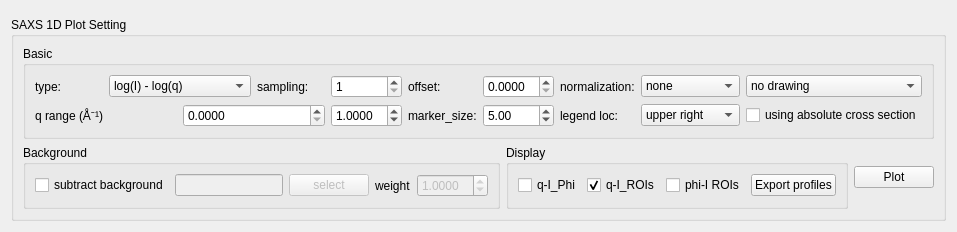
       <widget class="QWidget" name="tab_2">
        <attribute name="title">
         <string>SAXS-1D</string>
        </attribute>
        <layout class="QGridLayout" name="gridLayout_25">
         <item row="0" column="0">
          <widget class="PlotWidget" name="mp_saxs" native="true">
           <property name="sizePolicy">
            <sizepolicy hsizetype="Preferred" vsizetype="Expanding">
             <horstretch>0</horstretch>
             <verstretch>0</verstretch>
            </sizepolicy>
           </property>
           <property name="minimumSize">
            <size>
             <width>600</width>
             <height>0</height>
            </size>
           </property>
          </widget>
         </item>
         <item row="1" column="0">
          <widget class="QGroupBox" name="groupBox_6">
           <property name="sizePolicy">
            <sizepolicy hsizetype="Expanding" vsizetype="Preferred">
             <horstretch>0</horstretch>
             <verstretch>0</verstretch>
            </sizepolicy>
           </property>
           <property name="title">
            <string>SAXS 1D Plot Setting</string>
           </property>
           <layout class="QGridLayout" name="gridLayout_24">
            <item row="1" column="0" rowspan="2">
             <widget class="QGroupBox" name="groupBox_14">
              <property name="title">
               <string>Background</string>
              </property>
              <layout class="QGridLayout" name="gridLayout_34">
               <item row="0" column="0">
                <widget class="QCheckBox" name="cb_sub_bkg">
                 <property name="text">
                  <string>subtract background</string>
                 </property>
                </widget>
               </item>
               <item row="0" column="1">
                <widget class="QLineEdit" name="le_bkg_fname">
                 <property name="enabled">
                  <bool>false</bool>
                 </property>
                </widget>
               </item>
               <item row="0" column="2">
                <widget class="QPushButton" name="btn_select_bkgfile">
                 <property name="enabled">
                  <bool>false</bool>
                 </property>
                 <property name="text">
                  <string>select</string>
                 </property>
                </widget>
               </item>
               <item row="0" column="3">
                <widget class="QLabel" name="label_59">
                 <property name="text">
                  <string>weight</string>
                 </property>
                </widget>
               </item>
               <item row="0" column="4">
                <widget class="QDoubleSpinBox" name="bkg_weight">
                 <property name="enabled">
                  <bool>false</bool>
                 </property>
                 <property name="decimals">
                  <number>4</number>
                 </property>
                 <property name="maximum">
                  <double>99.999899999999997</double>
                 </property>
                 <property name="value">
                  <double>1.000000000000000</double>
                 </property>
                </widget>
               </item>
              </layout>
             </widget>
            </item>
            <item row="1" column="1" rowspan="2">
             <widget class="QGroupBox" name="groupBox_13">
              <property name="title">
               <string>Display</string>
              </property>
              <layout class="QGridLayout" name="gridLayout_32">
               <item row="0" column="2">
                <widget class="QCheckBox" name="box_show_roi">
                 <property name="text">
                  <string>q-I_ROIs</string>
                 </property>
                 <property name="checked">
                  <bool>true</bool>
                 </property>
                </widget>
               </item>
               <item row="0" column="0">
                <widget class="QCheckBox" name="box_all_phi">
                 <property name="toolTip">
                  <string>&lt;html&gt;&lt;head/&gt;&lt;body&gt;&lt;p&gt;show saxs_1d lines for  all phi partitions.&lt;/p&gt;&lt;/body&gt;&lt;/html&gt;</string>
                 </property>
                 <property name="text">
                  <string>q-I_Phi</string>
                 </property>
                </widget>
               </item>
               <item row="0" column="3">
                <widget class="QCheckBox" name="box_show_phi_roi">
                 <property name="text">
                  <string>phi-I ROIs</string>
                 </property>
                </widget>
               </item>
               <item row="0" column="4">
                <widget class="QPushButton" name="btn_export_saxs1d">
                 <property name="text">
                  <string>Export profiles</string>
                 </property>
                </widget>
               </item>
              </layout>
             </widget>
            </item>
            <item row="0" column="0" colspan="3">
             <widget class="QGroupBox" name="groupBox_15">
              <property name="title">
               <string>Basic</string>
              </property>
              <layout class="QGridLayout" name="gridLayout_16">
               <item row="0" column="0">
                <widget class="QLabel" name="label_21">
                 <property name="text">
                  <string>type:</string>
                 </property>
                </widget>
               </item>
               <item row="0" column="1" colspan="2">
                <widget class="QComboBox" name="cb_saxs_type">
                 <property name="currentIndex">
                  <number>3</number>
                 </property>
                 <item>
                  <property name="text">
                   <string>I - q</string>
                  </property>
                 </item>
                 <item>
                  <property name="text">
                   <string>I - log(q)</string>
                  </property>
                 </item>
                 <item>
                  <property name="text">
                   <string>log(I) - q</string>
                  </property>
                 </item>
                 <item>
                  <property name="text">
                   <string>log(I) - log(q)</string>
                  </property>
                 </item>
                </widget>
               </item>
               <item row="0" column="3">
                <widget class="QLabel" name="label_55">
                 <property name="text">
                  <string>sampling:</string>
                 </property>
                </widget>
               </item>
               <item row="0" column="4">
                <widget class="QSpinBox" name="saxs1d_sampling">
                 <property name="minimum">
                  <number>1</number>
                 </property>
                 <property name="value">
                  <number>1</number>
                 </property>
                </widget>
               </item>
               <item row="0" column="5">
                <widget class="QLabel" name="label_22">
                 <property name="text">
                  <string>offset:</string>
                 </property>
                </widget>
               </item>
               <item row="0" column="6">
                <widget class="QDoubleSpinBox" name="sb_saxs_offset">
                 <property name="decimals">
                  <number>4</number>
                 </property>
                 <property name="singleStep">
                  <double>0.050000000000000</double>
                 </property>
                 <property name="value">
                  <double>0.000000000000000</double>
                 </property>
                </widget>
               </item>
               <item row="0" column="7">
                <widget class="QLabel" name="label_23">
                 <property name="text">
                  <string>normalization:</string>
                 </property>
                </widget>
               </item>
               <item row="0" column="8">
                <widget class="QComboBox" name="cb_saxs_norm">
                 <item>
                  <property name="text">
                   <string>none</string>
                  </property>
                 </item>
                 <item>
                  <property name="text">
                   <string>I' = Iq2</string>
                  </property>
                 </item>
                 <item>
                  <property name="text">
                   <string>I' = Iq4</string>
                  </property>
                 </item>
                 <item>
                  <property name="text">
                   <string>I' = I/Io</string>
                  </property>
                 </item>
                </widget>
               </item>
               <item row="0" column="9">
                <widget class="QComboBox" name="saxs1d_lb_type">
                 <item>
                  <property name="text">
                   <string>no drawing</string>
                  </property>
                 </item>
                 <item>
                  <property name="text">
                   <string>slope drawing</string>
                  </property>
                 </item>
                 <item>
                  <property name="text">
                   <string>horizontal line</string>
                  </property>
                 </item>
                </widget>
               </item>
               <item row="1" column="0" colspan="2">
                <widget class="QLabel" name="label_49">
                 <property name="text">
                  <string>q range (Å⁻¹)</string>
                 </property>
                </widget>
               </item>
               <item row="1" column="2" colspan="2">
                <widget class="QDoubleSpinBox" name="saxs1d_qmin">
                 <property name="decimals">
                  <number>4</number>
                 </property>
                 <property name="singleStep">
                  <double>0.002000000000000</double>
                 </property>
                </widget>
               </item>
               <item row="1" column="4">
                <widget class="QDoubleSpinBox" name="saxs1d_qmax">
                 <property name="decimals">
                  <number>4</number>
                 </property>
                 <property name="singleStep">
                  <double>0.000500000000000</double>
                 </property>
                 <property name="value">
                  <double>1.000000000000000</double>
                 </property>
                </widget>
               </item>
               <item row="1" column="5">
                <widget class="QLabel" name="label_54">
                 <property name="text">
                  <string>marker_size:</string>
                 </property>
                </widget>
               </item>
               <item row="1" column="6">
                <widget class="QDoubleSpinBox" name="sb_saxs_marker_size">
                 <property name="minimum">
                  <double>1.000000000000000</double>
                 </property>
                 <property name="maximum">
                  <double>20.000000000000000</double>
                 </property>
                 <property name="value">
                  <double>5.000000000000000</double>
                 </property>
                </widget>
               </item>
               <item row="1" column="7">
                <widget class="QLabel" name="label_52">
                 <property name="text">
                  <string>legend loc:</string>
                 </property>
                </widget>
               </item>
               <item row="1" column="8">
                <widget class="QComboBox" name="saxs1d_legend_loc">
                 <item>
                  <property name="text">
                   <string>upper right</string>
                  </property>
                 </item>
                 <item>
                  <property name="text">
                   <string>upper center</string>
                  </property>
                 </item>
                 <item>
                  <property name="text">
                   <string>upper left</string>
                  </property>
                 </item>
                 <item>
                  <property name="text">
                   <string>center right</string>
                  </property>
                 </item>
                 <item>
                  <property name="text">
                   <string>center</string>
                  </property>
                 </item>
                 <item>
                  <property name="text">
                   <string>center left</string>
                  </property>
                 </item>
                 <item>
                  <property name="text">
                   <string>lower right</string>
                  </property>
                 </item>
                 <item>
                  <property name="text">
                   <string>lower center</string>
                  </property>
                 </item>
                 <item>
                  <property name="text">
                   <string>lower left</string>
                  </property>
                 </item>
                </widget>
               </item>
               <item row="1" column="9">
                <widget class="QCheckBox" name="cbox_use_abs">
                 <property name="text">
                  <string>using absolute cross section</string>
                 </property>
                </widget>
               </item>
              </layout>
             </widget>
            </item>
            <item row="1" column="2" rowspan="2">
             <widget class="QPushButton" name="pushButton_plot_saxs1d">
              <property name="sizePolicy">
               <sizepolicy hsizetype="Minimum" vsizetype="Fixed">
                <horstretch>0</horstretch>
                <verstretch>0</verstretch>
               </sizepolicy>
              </property>
              <property name="text">
               <string>Plot</string>
              </property>
             </widget>
            </item>
           </layout>
          </widget>
         </item>
        </layout>
       </widget>
